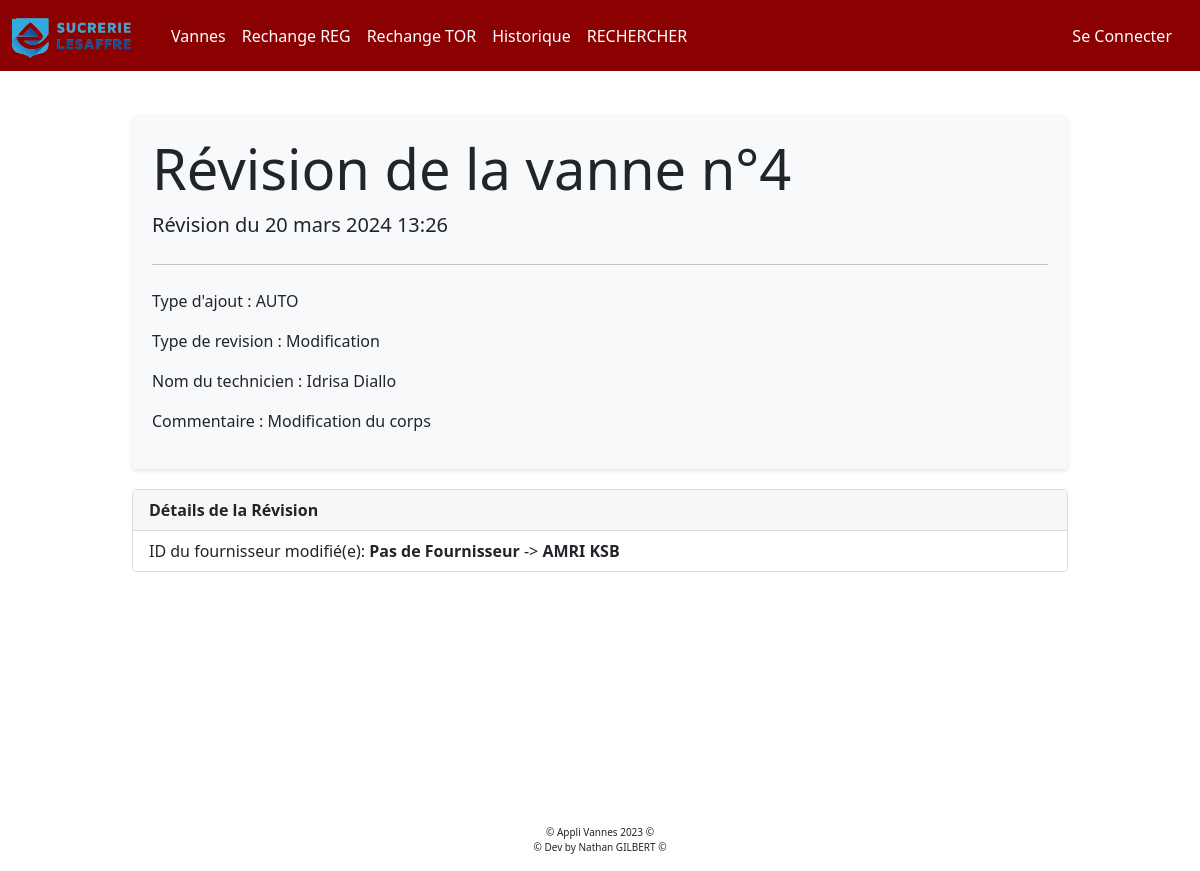
Screenshot of /vanne/302/detailrevision with the database file from the repository.
### EntretienVannes/appliVanne/models.py (models this page shows)
class REVISON(models.Model):
    class Meta:
        db_table = 'REVISION'
    id_revision = models.AutoField(primary_key=True, unique=True, verbose_name="ID de la révision")
    id_revision_vanne =  models.IntegerField(null=True, blank=True, default=0, verbose_name="ID de la révision de la vanne")
    rev_id_vanne = models.IntegerField(null=True, blank=True, default=0, verbose_name="ID de la vanne")
    date_revision = models.DateTimeField(null=True, blank=True, verbose_name="Date de la révision")
    type_revision =  models.ForeignKey('TYPEREVISION', to_field='id_type_revision', on_delete=models.CASCADE, null=True, verbose_name="ID du  type de revision")
    commentaire_revision = models.CharField(max_length=255, null=True, blank=True, default='Aucun commentaire', verbose_name="Commentaire de révision")
    detail_commentaire = models.CharField( max_length=1500000,null=True, blank=True, default='Aucun détail', verbose_name="Détail de révision")
    nom_technicien = models.CharField(max_length=255, null=True, blank=True, default='Aucun technicien', verbose_name="Nom du technicien")
    ajout_revision = models.CharField(max_length=255, null=True, blank=True, default='AUTO', verbose_name="Ajout de révision")

class TypeRevision(models.Model):
    class Meta:
        db_table = 'TYPEREVISION'
    id_type_revision = models.AutoField(primary_key=True, unique=True, verbose_name="ID du type de révision")
    type_revision = models.CharField(max_length=255, blank=True, verbose_name="Type de révision")

### EntretienVannes/appliVanne/views.py (the view)
# urls.py: path('vanne/<int:id_revision>/detailrevision', views.detail_revision, name='detail_revision'),
def detail_revision(request, id_revision):
    infoRev = get_object_or_404(REVISON,id_revision=id_revision)
    return render(request, "appliVanne/detailRevision.html", { "infoRevision":infoRev })

### EntretienVannes/appliVanne/templates/appliVanne/detailRevision.html (shortened to what this page needs)
{% extends "appliVanne/base.html" %} {% load static %} {% block title %} Révision {% endblock %}
{% block main %}
<div class="container mt-4">
    <div class="jumbotron">
        <h1 class="display-4">Révision de la vanne n°{{ infoRevision.rev_id_vanne }}</h1>
        <p class="lead">Révision du {{ infoRevision.date_revision }}</p>
        <hr class="my-4">
        <p>Type d'ajout : {{ infoRevision.ajout_revision }}</p>
        <p>Type de revision : {{ infoRevision.type_revision.type_revision }}</p>
        <p>Nom du technicien : {{ infoRevision.nom_technicien }}</p>
        <p>Commentaire : {{ infoRevision.commentaire_revision }}</p>
    </div>
    <div class="card">
        <div class="card-header">
            Détails de la Révision
        </div>
        <ul class="list-group list-group-flush">
            <li class="list-group-item">{{ infoRevision.detail_commentaire | safe}}</li>
        </ul>
    </div>
</div>
{% endblock %}

### EntretienVannes/appliVanne/templates/appliVanne/detailRevision.html (style rules this page uses)
.container { width: 80%; margin: auto; padding-top: 20px; }
.jumbotron { background-color: #f8f9fa; border-radius: 5px; padding: 20px; box-shadow: 0 2px 4px rgba(0,0,0,.1); }
.card { border: 1px solid #ddd; margin-top: 20px; }
.card-header { background-color: #f7f7f7; font-weight: bold; }
.list-group-item { border: none; border-bottom: 1px solid #eee; }
.list-group-item:last-child { border-bottom: none; }

### rows the page displays
REVISON: rev_id_vanne "4", date_revision "20 mars 2024 13:26", ajout_revision "AUTO", type_revision.type_revision "Modification", nom_technicien "Idrisa Diallo", commentaire_revision "Modification du corps", detail_commentaire "ID du fournisseur modifié(e): Pas de Fournisseur -> AMRI KSB"
